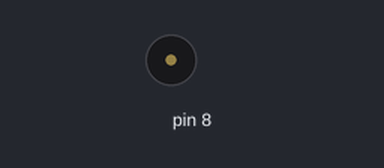
Simulated run of this sketch. Board: Arduino Uno, built with avr-gcc and run on an emulated ATmega328P. On the bench: buzzer (waves = sounding).

Above: at 0.1 s.
At 10.8 s:
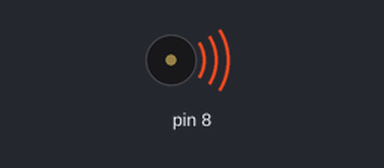
Timing chart, 0 to 13.0 s (numbered marks = the images above):
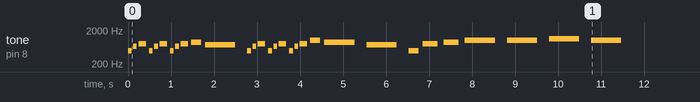

The sketch:

nflMelody.ino
```cpp
/*
 A lullaby for your "cool friends"

 Plays a melody that sounds "kinda like" the NFL theme song?

 circuit:
 * 8-ohm speaker on digital pin 8

 created 14 Jan 2017
 by Nicholas Mink
 */

#include "pitches.h"
// notes in the jam:
int jam[] = {
  NOTE_B4, NOTE_E5, NOTE_G5, NOTE_B4, NOTE_E5, NOTE_G5, NOTE_B4, NOTE_E5, NOTE_G5, NOTE_A5, NOTE_FS5
};

int jam2[] = {
  NOTE_B4, NOTE_E5, NOTE_G5, NOTE_B4, NOTE_E5, NOTE_G5, NOTE_B4, NOTE_E5, NOTE_G5, NOTE_B5, NOTE_A5,NOTE_FS5
};

int jam3[] = {
  NOTE_B4, NOTE_G5, NOTE_A5, NOTE_B5, NOTE_B5, NOTE_CS6, NOTE_B5
};

// note durations
float noteDurations[] = {
  4, 4, 2, 4, 4, 2, 4, 4, 2, 1.5, .5
};

float noteDurations2[] = {
  4, 4, 2, 4, 4, 2, 4, 4, 2, 1.5, .5, .5
};

float noteDurations3[] = {
  1.5, 1, 1, .5, .5, .5, .5, 1
};

void setup() {
  // play the notes of first section
  for (int thisNote = 0; thisNote < 11; thisNote++) {

    // calculate note duration
    float noteDuration = 350 / noteDurations[thisNote];
    tone(8, jam[thisNote], noteDuration);

    // time between notes
    int pauseBetweenNotes = noteDuration * 1.40;
    delay(pauseBetweenNotes);
    // stop the tone playing:
  noTone(8);
  } // play the notes of second section
  for (int thisNote = 0; thisNote < 12; thisNote++) {

      // to calculate the note duration
      float noteDuration = 350 / noteDurations2[thisNote];
      tone(8, jam2[thisNote], noteDuration);

      // calculate time between notes
      int pauseBetweenNotes = noteDuration * 1.40;
      delay(pauseBetweenNotes);
      // stop the tone playing:
    noTone(8);
    }// play the notes of third section
  for (int thisNote = 0; thisNote < 7; thisNote++) {

    // to calculate the note duration
    float noteDuration = 350 / noteDurations3[thisNote];
    tone(8, jam3[thisNote], noteDuration);

    // calculate time between notes
    int pauseBetweenNotes = noteDuration * 1.40;
    delay(pauseBetweenNotes);
    // stop the tone playing:
  noTone(8);
  }
}

// yep, i did it for each one

void loop() {
  // no need to repeat the melody.
}
```

pitches.h
```cpp
/*************************************************
 * Public Constants
 *************************************************/

#define NOTE_B0  31
#define NOTE_C1  33
#define NOTE_CS1 35
#define NOTE_D1  37
#define NOTE_DS1 39
#define NOTE_E1  41
#define NOTE_F1  44
#define NOTE_FS1 46
#define NOTE_G1  49
#define NOTE_GS1 52
#define NOTE_A1  55
#define NOTE_AS1 58
#define NOTE_B1  62
#define NOTE_C2  65
#define NOTE_CS2 69
#define NOTE_D2  73
#define NOTE_DS2 78
#define NOTE_E2  82
#define NOTE_F2  87
#define NOTE_FS2 93
#define NOTE_G2  98
#define NOTE_GS2 104
#define NOTE_A2  110
#define NOTE_AS2 117
#define NOTE_B2  123
#define NOTE_C3  131
#define NOTE_CS3 139
#define NOTE_D3  147
#define NOTE_DS3 156
#define NOTE_E3  165
#define NOTE_F3  175
#define NOTE_FS3 185
#define NOTE_G3  196
#define NOTE_GS3 208
#define NOTE_A3  220
#define NOTE_AS3 233
#define NOTE_B3  247
#define NOTE_C4  262
#define NOTE_CS4 277
#define NOTE_D4  294
#define NOTE_DS4 311
#define NOTE_E4  330
#define NOTE_F4  349
#define NOTE_FS4 370
#define NOTE_G4  392
#define NOTE_GS4 415
#define NOTE_A4  440
#define NOTE_AS4 466
#define NOTE_B4  494
#define NOTE_C5  523
#define NOTE_CS5 554
#define NOTE_D5  587
#define NOTE_DS5 622
#define NOTE_E5  659
#define NOTE_F5  698
#define NOTE_FS5 740
#define NOTE_G5  784
#define NOTE_GS5 831
#define NOTE_A5  880
#define NOTE_AS5 932
#define NOTE_B5  988
#define NOTE_C6  1047
#define NOTE_CS6 1109
#define NOTE_D6  1175
#define NOTE_DS6 1245
#define NOTE_E6  1319
#define NOTE_F6  1397
#define NOTE_FS6 1480
#define NOTE_G6  1568
#define NOTE_GS6 1661
#define NOTE_A6  1760
#define NOTE_AS6 1865
#define NOTE_B6  1976
#define NOTE_C7  2093
#define NOTE_CS7 2217
#define NOTE_D7  2349
#define NOTE_DS7 2489
#define NOTE_E7  2637
#define NOTE_F7  2794
#define NOTE_FS7 2960
#define NOTE_G7  3136
#define NOTE_GS7 3322
#define NOTE_A7  3520
#define NOTE_AS7 3729
#define NOTE_B7  3951
#define NOTE_C8  4186
#define NOTE_CS8 4435
#define NOTE_D8  4699
#define NOTE_DS8 4978
```
